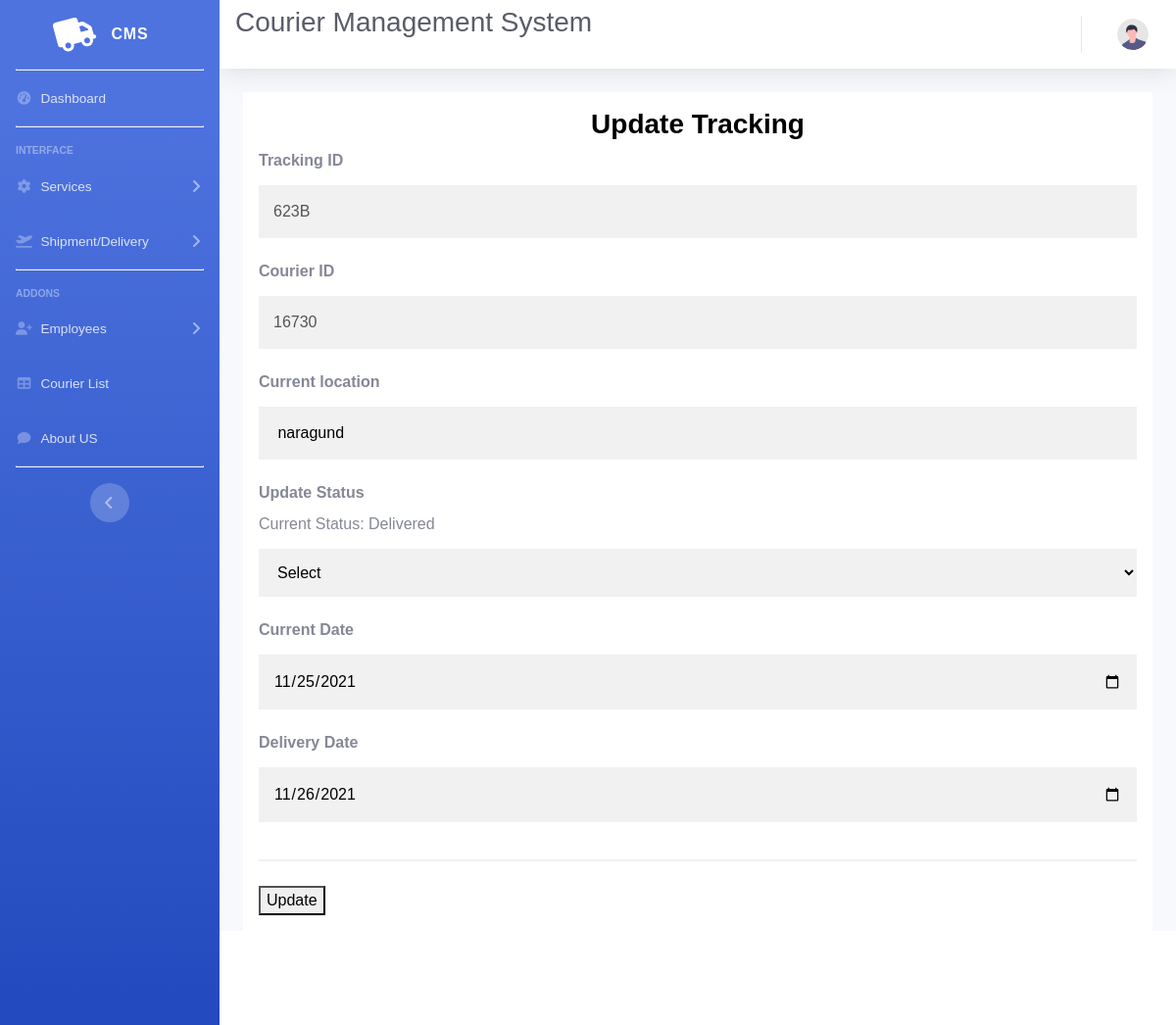
Page /updatetracking.php?tracking_id=623B on the committed database.
### tables this page shows
CREATE TABLE `tracking` (
  `tracking_id` varchar(25) NOT NULL,
  `courier_id` int(25) NOT NULL,
  `current_loc` varchar(25) NOT NULL,
  `status1` varchar(50) NOT NULL,
  `cur_date` date NOT NULL,
  `del_date` date NOT NULL
);

### updatetracking.php (the view, shortened to what this page needs)
<!DOCTYPE html>
<html lang="en">
<head>
    <link href="vendor/fontawesome-free/css/all.min.css" rel="stylesheet" type="text/css">
    <link href="css/sb-admin-2.min.css" rel="stylesheet">
</head>
<body id="page-top">
    <div id="wrapper">
        <ul class="navbar-nav bg-gradient-primary sidebar sidebar-dark accordion" id="accordionSidebar">
            <a class="sidebar-brand d-flex align-items-center justify-content-center" href="index.html">
                <div class="sidebar-brand-icon rotate-n-15">
                   <i class='fas fa-truck'></i>
                </div>
                <div class="sidebar-brand-text mx-3">CMS </div>
            </a>
            <hr class="sidebar-divider my-0">
            <li class="nav-item">
                <a class="nav-link" href="index1.php">
                    <i class="fas fa-fw fa-tachometer-alt"></i>
                    <span>Dashboard</span></a>
            </li>
            <hr class="sidebar-divider">
            <div class="sidebar-heading">
                Interface
            </div>
            <li class="nav-item">
                <a class="nav-link collapsed" href="#" data-toggle="collapse" data-target="#collapseTwo"
                    aria-expanded="true" aria-controls="collapseTwo">
                    <i class="fas fa-fw fa-cog"></i>
                    <span>Services</span>
                </a>
            </li>
            <li class="nav-item">
                <a class="nav-link collapsed" href="#" data-toggle="collapse" data-target="#collapseUtilities"
                    aria-expanded="true" aria-controls="collapseUtilities">
                    <i class="fas fa-plane-departure"></i>
                    <span>Shipment/Delivery</span>
                </a>
            </li>
            <hr class="sidebar-divider">
            <div class="sidebar-heading">
                Addons
            </div>
            <li class="nav-item">
                <a class="nav-link collapsed" href="#" data-toggle="collapse" data-target="#collapsePages"
                    aria-expanded="true" aria-controls="collapsePages">
                    <i class="fas fa-fw fa-user-plus"></i>
                    <span>Employees</span>
                </a>
            </li>
            <li class="nav-item">
                <a class="nav-link" href="admincourierlist.php">
                    <i class="fas fa-fw fa-table"></i>
                    <span>Courier List</span></a>
            </li>
            <li class="nav-item">
                <a class="nav-link" href="aboutus.php">
                    <i class="fas fa-fw fa-comment"></i>
                    <span>About US</span></a>
            </li>
            <hr class="sidebar-divider d-none d-md-block">
            <div class="text-center d-none d-md-inline">
                <button class="rounded-circle border-0" id="sidebarToggle"></button>
            </div>
        </ul>
        <div id="content-wrapper" class="d-flex flex-column">
            <div id="content">
                <nav class="navbar navbar-expand navbar-light bg-white topbar mb-4 static-top shadow">
                <h1 class="h3 mb-4 text-gray-800">Courier Management System</h1>
                    <ul class="navbar-nav ml-auto">
                        <li class="nav-item dropdown no-arrow">
                            <a class="nav-link dropdown-toggle" href="#" id="userDropdown" role="button"
                                data-toggle="dropdown" aria-haspopup="true" aria-expanded="false">
                                <img class="img-profile rounded-circle"
                                    src="img/undraw_profile.svg">
                            </a>
                        </li>
                    </ul>
                </nav>
                <div class="container-fluid">
<?php
include "config.php";
$id = $_GET['tracking_id'];
$sql="select * from tracking where tracking_id='$id'";
$qry = mysqli_query($conn,$sql);
$data = mysqli_fetch_array($qry);
?>
<div class="container">
<h3 class="a">Update Tracking</h3>
<form method="POST">
  <label for="baddr" ><b>Tracking ID</b></label>
    <input type="text" value="<?php echo $data['tracking_id']; ?>"   name="tracking_id" disabled >
    <label for="bname"><b>Courier ID</b></label>
    <input type="text" value="<?php echo $data['courier_id']; ?>"   name="courier_id" disabled >
    <label for="brph"><b>Current location</b></label>
    <input type="text" value="<?php echo $data['current_loc']; ?>"   name="current_loc" required >
    <label for="costatus" ><b>Update Status</b></label><br>
    <label for="costatus" >Current Status:</label>
    <?php
    echo  $data['status1'];
  ?>
  <select id="cars" name="status1" value="<?php echo $data['status1']; ?>">
  <option value="">Select</option>
</select><br>
<label for="cdate"><b>Current Date</b></label>
    <input type="date"  name="cdate" value="<?php echo $data['cur_date']; ?>" required >
    <label for="shipd"><b>Delivery Date</b></label>
    <input type="date"  name="shipd" value="<?php echo $data['del_date']; ?>" required >
    <hr>
    <button type="submit" name="update" Value="Update">Update</button>
</form>
</body>
            <footer class="sticky-footer bg-white">
                <div class="container my-auto">
                </div>
            </footer>
</body>
</html>

### updatetracking.php (style rules this page uses)
body { font-family: Arial, Helvetica, sans-serif; background-color: black; }
* { box-sizing: border-box; }
.container { padding: 16px; background-color: white; }
input[type=text],input[type=date], input[type=password],select { width: 100%; padding: 15px; margin: 5px 0 22px 0; display: inline-block; border: none; background: #f1f1f1; }
hr { border: 1px solid #f1f1f1; margin-bottom: 25px; }
a { color: dodgerblue; }
.a { color:black; text-align:center; font-weight:bold; }

### rows in the picture
tracking: tracking_id "623B", courier_id "16730", current_loc "naragund", status1 "Delivered", cdate "11/25/2021", shipd "11/26/2021"
